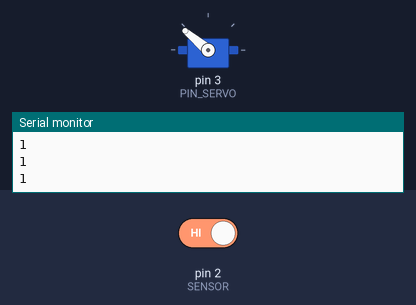
The sketch below on a simulated Arduino Uno, built with avr-gcc and run on an emulated ATmega328P. Parts: servo, the last lines printed to the serial monitor. The test bench sets the inputs (shaded band); at power-on: pin 2 (SENSOR) HIGH.

Above: at 1.2 s.
1.3 s: pin 2 (SENSOR) driven LOW
At 2.7 s:
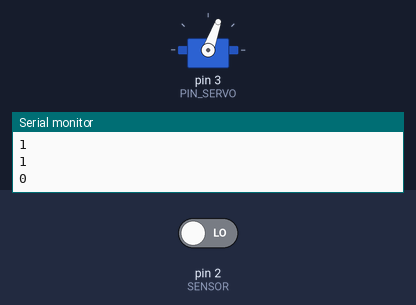
At 4.9 s:
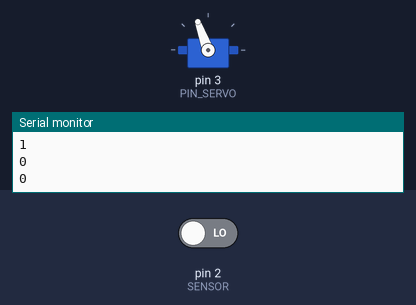
Timing chart, 0 to 10.3 s (numbered marks = the images above; inputs shaded):
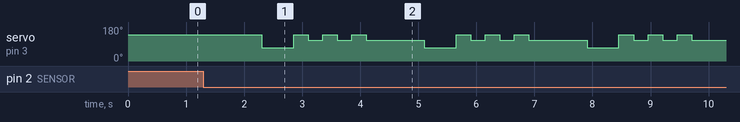

Measured:
- after the input at 1.3 s, servo on pin 3 (PIN_SERVO): 140° → 70° after 1.0 s, then repeats every 2.8 s: 2 × (140° 0.25 s, 110° 0.25 s), 140° 0.25 s, 110° 1.0 s, 70° 0.55 s

The sketch:

hungry_robot.ino
```cpp
#include <Servo.h>

#define PIN_SERVO 3
#define SENSOR 2

Servo servo;

const int MOUNTH_CLOSED = 140;
const int MOUNTH_LITTLE_OPENED = 110;
const int MOUNTH_OPEN = 70;
const int MOUNTH_INTERALLY_OPEN = 65;

int sensorProximityValue;

void setup() {
  Serial.begin(9600);

  //SETUP PINS
  pinMode(PIN_SERVO, OUTPUT);
  pinMode(SENSOR, INPUT);

  //ATACH SERVO PIN
  servo.attach(PIN_SERVO);

  //MOVE MOUNTH TO INITIAL POSITION
  servo.write(MOUNTH_CLOSED);
}

void loop() {
  sensorProximityValue = digitalRead(SENSOR);
  Serial.println(sensorProximityValue);

  if (sensorProximityValue == LOW) {
    objectIdentified();
  }
}


void objectIdentified() {
  delay(1000);
  //attach servo before start
  servo.attach(PIN_SERVO);

  //eat content
  servo.write(MOUNTH_OPEN);

  delay(300);

  //after ate content
  chewMovement();

  // release arm's torque
  servo.detach();
}

void chewMovement() {
  delay(250);
  servo.write(MOUNTH_CLOSED);
  delay(250);
  servo.write(MOUNTH_LITTLE_OPENED);
  delay(250);
  servo.write(MOUNTH_CLOSED);
  delay(250);
  servo.write(MOUNTH_LITTLE_OPENED);
  delay(250);
  servo.write(MOUNTH_CLOSED);
  delay(250);
  servo.write(MOUNTH_LITTLE_OPENED);

  // release arm's torque
  servo.detach();
}
```
